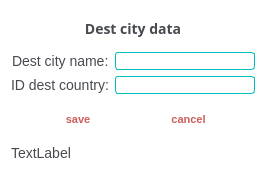
<?xml version="1.0" encoding="UTF-8"?>
<ui version="4.0">
 <class>form_olymp_city</class>
 <widget class="QDialog" name="form_olymp_city">
  <property name="geometry">
   <rect>
    <x>0</x>
    <y>0</y>
    <width>266</width>
    <height>181</height>
   </rect>
  </property>
  <property name="windowTitle">
   <string>Dialog</string>
  </property>
  <property name="styleSheet">
   <string notr="true">QLabel{
	font-family: 'Montserrat', sans-serif;
	font-size: 14px;
	color: rgb(71, 74, 81);
}

QDialog{
	background-color: rgb(255, 255, 255);
}

QLineEdit{
	border: 1px solid rgb(0, 188, 188);
	border-radius: 3px;
}

QPushButton{
	height: 20px;
	font-family: 'Montserrat', sans-serif;
	font-size: 11px;
	text-transform: uppercase;
	font-weight: 600;
	color: rgb(205, 92, 92);
	background-color: rgba(255, 255, 255, 0);
	border: none;
}

QPushButton:hover{
	height: 75px;
	border: 1px solid rgba(205, 92, 92, 1) ;
	border-radius: 5px;
	font-family: 'Montserrat', sans-serif;
	font-size: 11px;
	text-transform: uppercase;
	font-weight: 600;
	color: rgb(205, 92, 92);
	background-color: rgba(255, 255, 255, 0);
}

QPushButton:pressed{
	background-color: rgba(205, 92, 92, 1);
	color: white;
	border:2px solid;
	border: 1px solid rgba(205, 92, 92, 1) ;
	border-radius: 5px;
	font-family: 'Montserrat', sans-serif;

}</string>
  </property>
  <layout class="QVBoxLayout" name="verticalLayout">
   <item>
    <widget class="QLabel" name="label_9">
     <property name="font">
      <font>
       <family>Montserrat</family>
       <pointsize>-1</pointsize>
       <weight>75</weight>
       <bold>true</bold>
      </font>
     </property>
     <property name="text">
      <string>Dest city data</string>
     </property>
     <property name="alignment">
      <set>Qt::AlignCenter</set>
     </property>
    </widget>
   </item>
   <item>
    <layout class="QFormLayout" name="formLayout">
     <property name="labelAlignment">
      <set>Qt::AlignRight|Qt::AlignTrailing|Qt::AlignVCenter</set>
     </property>
     <item row="0" column="0">
      <widget class="QLabel" name="label_2">
       <property name="text">
        <string>Dest city name:</string>
       </property>
      </widget>
     </item>
     <item row="0" column="1">
      <widget class="QLineEdit" name="lineEdit_2"/>
     </item>
     <item row="1" column="0">
      <widget class="QLabel" name="label_3">
       <property name="text">
        <string>ID dest country:</string>
       </property>
      </widget>
     </item>
     <item row="1" column="1">
      <widget class="QLineEdit" name="lineEdit_3"/>
     </item>
    </layout>
   </item>
   <item>
    <layout class="QHBoxLayout" name="horizontalLayout">
     <property name="spacing">
      <number>23</number>
     </property>
     <property name="leftMargin">
      <number>23</number>
     </property>
     <property name="topMargin">
      <number>9</number>
     </property>
     <property name="rightMargin">
      <number>23</number>
     </property>
     <item>
      <widget class="QPushButton" name="but_save">
       <property name="text">
        <string>save</string>
       </property>
      </widget>
     </item>
     <item>
      <widget class="QPushButton" name="but_can">
       <property name="text">
        <string>cancel</string>
       </property>
      </widget>
     </item>
    </layout>
   </item>
   <item>
    <widget class="QLabel" name="statusLabel">
     <property name="text">
      <string>TextLabel</string>
     </property>
    </widget>
   </item>
  </layout>
 </widget>
 <resources/>
 <connections/>
</ui>
